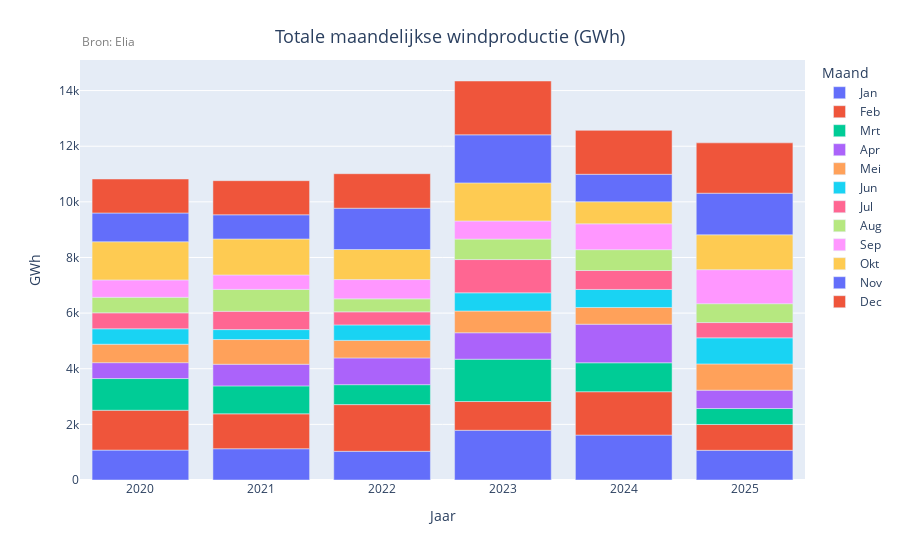

The notebook cell saved with this chart:
### Markdown cell above
### Interactieve grafieken

### Code cell
vt.plot_interactive(energytype="wind",lang=lang, short=short,layout="years")

### Figure 1 — Plotly figure (JSON) as saved in the notebook; plotly's stock layout.template omitted (floating-point values rounded to 4 significant figures)
{"data": [{"hovertemplate": "Maand=Jan<br>Jaar=%{x}<br>GWh=%{y}<extra></extra>", "legendgroup": "Jan", "marker": {"color": "#636efa", "pattern": {"shape": ""}}, "name": "Jan", "orientation": "v", "showlegend": true, "textposition": "auto", "type": "bar", "x": [2020, 2021, 2022, 2023, 2024, 2025], "xaxis": "x", "y": [1075.0, 1124.0, 1031.0, 1788.0, 1615.0, 1068.0], "yaxis": "y"}, {"hovertemplate": "Maand=Feb<br>Jaar=%{x}<br>GWh=%{y}<extra></extra>", "legendgroup": "Feb", "marker": {"color": "#EF553B", "pattern": {"shape": ""}}, "name": "Feb", "orientation": "v", "showlegend": true, "textposition": "auto", "type": "bar", "x": [2020, 2021, 2022, 2023, 2024, 2025], "xaxis": "x", "y": [1433.0, 1255.0, 1679.0, 1033.0, 1559.0, 928.2], "yaxis": "y"}, {"hovertemplate": "Maand=Mrt<br>Jaar=%{x}<br>GWh=%{y}<extra></extra>", "legendgroup": "Mrt", "marker": {"color": "#00cc96", "pattern": {"shape": ""}}, "name": "Mrt", "orientation": "v", "showlegend": true, "textposition": "auto", "type": "bar", "x": [2020, 2021, 2022, 2023, 2024, 2025], "xaxis": "x", "y": [1140.0, 1004.0, 716.9, 1521.0, 1040.0, 573.5], "yaxis": "y"}, {"hovertemplate": "Maand=Apr<br>Jaar=%{x}<br>GWh=%{y}<extra></extra>", "legendgroup": "Apr", "marker": {"color": "#ab63fa", "pattern": {"shape": ""}}, "name": "Apr", "orientation": "v", "showlegend": true, "textposition": "auto", "type": "bar", "x": [2020, 2021, 2022, 2023, 2024, 2025], "xaxis": "x", "y": [570.9, 778.0, 961.3, 951.3, 1388.0, 659.2], "yaxis": "y"}, {"hovertemplate": "Maand=Mei<br>Jaar=%{x}<br>GWh=%{y}<extra></extra>", "legendgroup": "Mei", "marker": {"color": "#FFA15A", "pattern": {"shape": ""}}, "name": "Mei", "orientation": "v", "showlegend": true, "textposition": "auto", "type": "bar", "x": [2020, 2021, 2022, 2023, 2024, 2025], "xaxis": "x", "y": [662.2, 889.1, 630.6, 781.8, 600.5, 944.1], "yaxis": "y"}, {"hovertemplate": "Maand=Jun<br>Jaar=%{x}<br>GWh=%{y}<extra></extra>", "legendgroup": "Jun", "marker": {"color": "#19d3f3", "pattern": {"shape": ""}}, "name": "Jun", "orientation": "v", "showlegend": true, "textposition": "auto", "type": "bar", "x": [2020, 2021, 2022, 2023, 2024, 2025], "xaxis": "x", "y": [555.8, 357.8, 556.5, 654.5, 648.0, 937.9], "yaxis": "y"}, {"hovertemplate": "Maand=Jul<br>Jaar=%{x}<br>GWh=%{y}<extra></extra>", "legendgroup": "Jul", "marker": {"color": "#FF6692", "pattern": {"shape": ""}}, "name": "Jul", "orientation": "v", "showlegend": true, "textposition": "auto", "type": "bar", "x": [2020, 2021, 2022, 2023, 2024, 2025], "xaxis": "x", "y": [573.2, 656.7, 469.7, 1195.0, 681.6, 548.9], "yaxis": "y"}, {"hovertemplate": "Maand=Aug<br>Jaar=%{x}<br>GWh=%{y}<extra></extra>", "legendgroup": "Aug", "marker": {"color": "#B6E880", "pattern": {"shape": ""}}, "name": "Aug", "orientation": "v", "showlegend": true, "textposition": "auto", "type": "bar", "x": [2020, 2021, 2022, 2023, 2024, 2025], "xaxis": "x", "y": [557.4, 786.9, 467.7, 735.9, 749.4, 678.8], "yaxis": "y"}, {"hovertemplate": "Maand=Sep<br>Jaar=%{x}<br>GWh=%{y}<extra></extra>", "legendgroup": "Sep", "marker": {"color": "#FF97FF", "pattern": {"shape": ""}}, "name": "Sep", "orientation": "v", "showlegend": true, "textposition": "auto", "type": "bar", "x": [2020, 2021, 2022, 2023, 2024, 2025], "xaxis": "x", "y": [625.8, 520.0, 692.4, 651.4, 928.9, 1224.0], "yaxis": "y"}, {"hovertemplate": "Maand=Okt<br>Jaar=%{x}<br>GWh=%{y}<extra></extra>", "legendgroup": "Okt", "marker": {"color": "#FECB52", "pattern": {"shape": ""}}, "name": "Okt", "orientation": "v", "showlegend": true, "textposition": "auto", "type": "bar", "x": [2020, 2021, 2022, 2023, 2024, 2025], "xaxis": "x", "y": [1372.0, 1294.0, 1081.0, 1369.0, 792.9, 1253.0], "yaxis": "y"}, {"hovertemplate": "Maand=Nov<br>Jaar=%{x}<br>GWh=%{y}<extra></extra>", "legendgroup": "Nov", "marker": {"color": "#636efa", "pattern": {"shape": ""}}, "name": "Nov", "orientation": "v", "showlegend": true, "textposition": "auto", "type": "bar", "x": [2020, 2021, 2022, 2023, 2024, 2025], "xaxis": "x", "y": [1034.0, 869.1, 1484.0, 1728.0, 988.5, 1496.0], "yaxis": "y"}, {"hovertemplate": "Maand=Dec<br>Jaar=%{x}<br>GWh=%{y}<extra></extra>", "legendgroup": "Dec", "marker": {"color": "#EF553B", "pattern": {"shape": ""}}, "name": "Dec", "orientation": "v", "showlegend": true, "textposition": "auto", "type": "bar", "x": [2020, 2021, 2022, 2023, 2024, 2025], "xaxis": "x", "y": [1223.0, 1226.0, 1240.0, 1935.0, 1578.0, 1809.0], "yaxis": "y"}], "layout": {"annotations": [{"font": {"color": "gray", "size": 12}, "showarrow": false, "text": "Bron: Elia", "x": 0, "xanchor": "left", "xref": "paper", "y": 1.02, "yanchor": "bottom", "yref": "paper"}], "barmode": "relative", "hovermode": "closest", "legend": {"title": {"text": "Maand"}, "tracegroupgap": 0}, "margin": {"t": 60}, "title": {"font": {"size": 18}, "text": "Totale maandelijkse windproductie (GWh)", "x": 0.5, "xanchor": "center", "yanchor": "top"}, "xaxis": {"anchor": "y", "domain": [0, 1], "title": {"text": "Jaar"}}, "yaxis": {"anchor": "x", "domain": [0, 1], "title": {"text": "GWh"}}}}
